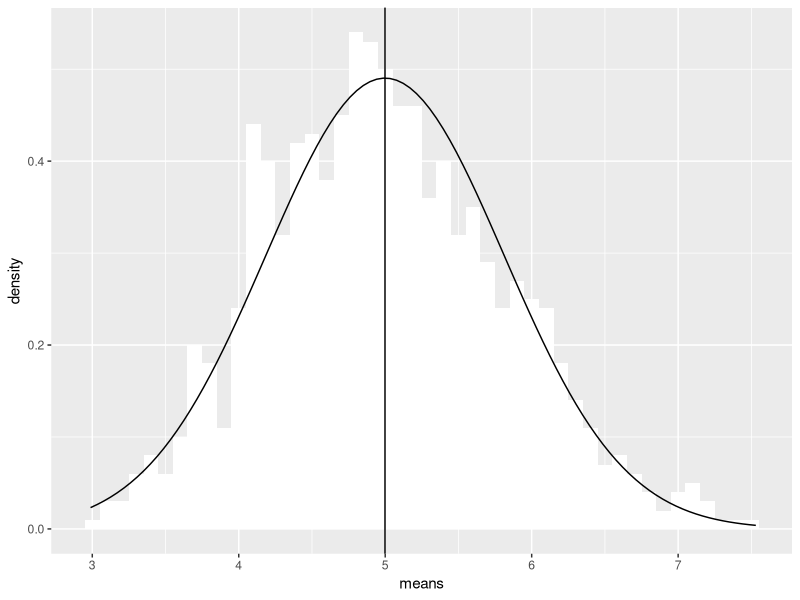

R code for this plot:
library(ggplot2)

set.seed(25)
numSamples = 40
numSims = 1000

data <- matrix(rexp(numSamples * numSims, 0.2), ncol = numSamples)

means <- apply(data, 1, mean) 
var <- sd(means) / sqrt(numSamples)
meanOfMeans <- round(mean(means), 4)
variance <- round(sd(means) * sqrt(numSamples), 4)
interval <- meanOfMeans + c(-1, 1) * qt(.975, numSamples - 1) * variance / sqrt(numSamples)

print(paste("mean = ", meanOfMeans))
print(paste("variance = ", variance))
print(paste("interval = ", interval))

df <- as.data.frame(means)
plot <- ggplot(df, aes(x=means)) 
plot <- plot + geom_histogram(aes(y=..density..), fill="white", binwidth=0.1)
plot <- plot + stat_function(fun=dnorm, args=list(mean=mean(meanOfMeans), sd=sd(means)))
plot <- plot + geom_vline(xintercept = meanOfMeans)
